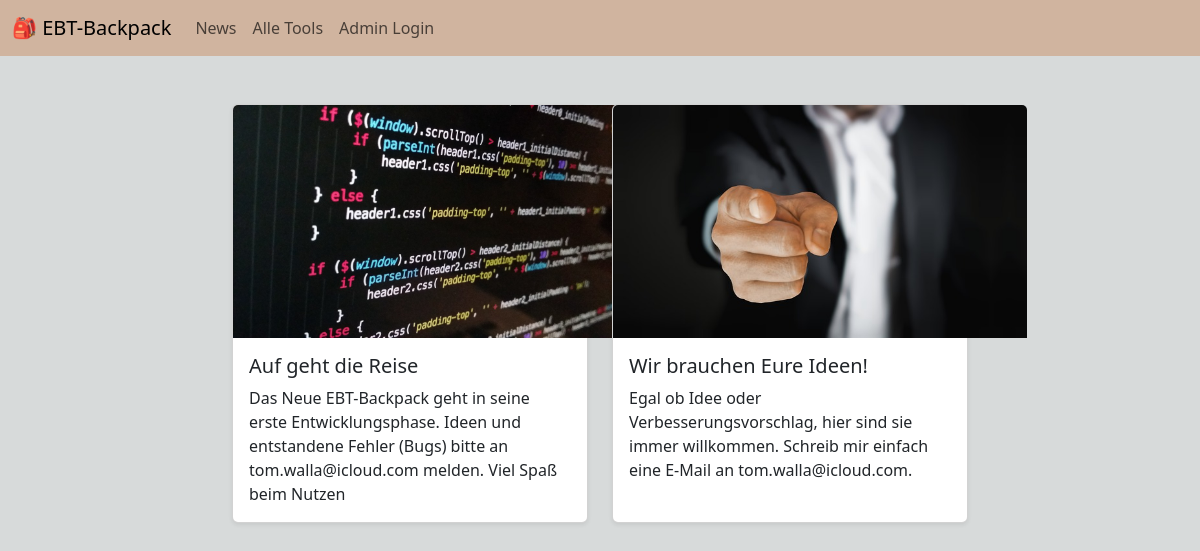
The page / on the database its author committed.
### app.py (models this page shows)
class New_Card(db.Model):
    __tablename__ = "NewsCards"
    id = db.Column(db.Integer, primary_key=True)
    header = db.Column(db.String, unique=True, nullable=False)
    content = db.Column(db.String)
    author = db.Column(db.String)
    imagepath = db.Column(db.String)

### app.py (the view)
@app.route('/')
def news():
    news = New_Card.query.all()  # Abrufen aller News-Karten
    return render_template(
        'index.html',
        title="Home | EBT-Backpack",
        news=news
    )

### templates/index.html
{% extends 'base.html' %}
{% block content %}
<div class="container mt-5">
    <div class="row justify-content-center">
        {% for new in news %}
        <div class="col-lg-4 col-md-6 col-sm-12 d-flex align-items-stretch mb-4">
            <div class="card shadow-sm" style="width: 100%;">
                <img src="/static/IMG/{{new.imagepath}}" class="card-img-top" alt="{{new.header}}" style="height: 233px; width: 414px; ">
                <div class="card-body d-flex flex-column">
                    <h5 class="card-title">{{new.header}}</h5>
                    <p class="card-text">{{new.content}}</p>
                </div>
            </div>
        </div>
        {% endfor %}
    </div>
</div>
{% endblock content %}

### templates/base.html (shortened to what this page needs)
{% from 'bootstrap5/form.html' import render_form %}
<!DOCTYPE html>
<html lang="en">
<head>
    {{ bootstrap.load_css() }}
</head>
<body style="background-color: #d7dada; color: #201a1e;">
    <nav class="navbar navbar-expand-lg", style="background-color: #d0b49f;">
        <div class="container-fluid">
          <a class="navbar-brand" href="#">🎒 EBT-Backpack</a>
          <div class="collapse navbar-collapse" id="navbarNav">
            <ul class="navbar-nav">
              <li class="nav-item">
                <a class="nav-link" href="{{url_for('news')}}">News</a>
              </li>
              <li class="nav-item">
                <a class="nav-link" href="{{url_for('tools_complete')}}">Alle Tools</a>
              </li>
              <li class="nav-item">
                <a class="nav-link" href="{{url_for('admin_login')}}">Admin Login</a>
              </li>
            </ul>
          </div>
        </div>
      </nav>
    {% block content %}
    {% endblock content %}
</body>
</html>

### rows shown on the page
New_Card: imagepath (picture), header "Auf geht die Reise", content "Das Neue EBT-Backpack geht in seine erste Entwicklungsphase. Ideen und entstandene Fehler (Bugs) bitte an tom.walla@icloud.com melden. Viel Spaß beim Nutzen"
New_Card: imagepath (picture), header "Wir brauchen Eure Ideen!", content "Egal ob Idee oder Verbesserungsvorschlag, hier sind sie immer willkommen. Schreib mir einfach eine E-Mail an tom.walla@icloud.com."
